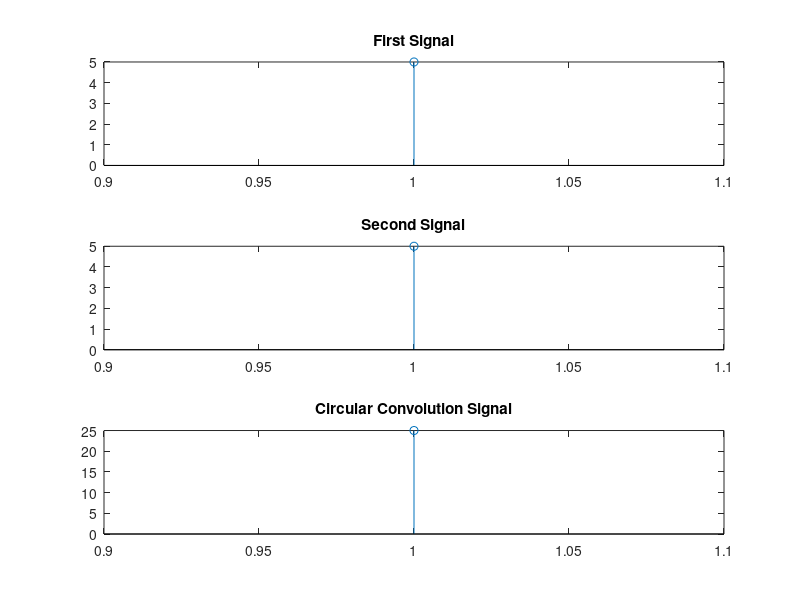

Write MATLAB code to recreate this figure.
%Author - Athashree Patil
%Date Created = 09/02/2024

%% Linear Convolution
x = input("Enter first signal: ");
x_offset = input("Enter zeroth position of x: ");


h = input("Enter second signal: ");
h_offset = input("Enter zeroth position of h: ");


N = length(x) + length(h) - 1; 

x_pad = [x, zeros(1, N - length(x))];
h_pad = [h, zeros(1, N - length(h))];

X = fft(x_pad);
H = fft(h_pad);

Y = X.*H;

y = ifft(Y);

y_offset = x_offset + h_offset - 1;

disp('Linear Convolution Result:');
disp(y);

n1 = -x_offset +1 : length(x)-x_offset;
subplot(3,1,1);
stem(n1,x);
title('First Signal')

n2 = -h_offset +1 : length(h)-h_offset;
subplot(3,1,2);
stem(n2,h);
title('Second Signal')

n3 = -y_offset + 1:length(y)-y_offset;
subplot(3,1,3);
stem(n3, y);
title('Linear Convolution')


%% Circular Convolution

x = input("Enter first signal: ");
h = input("Enter second signal: ");

disp(length(x));
disp(length(h));

if (length(x) > length(h))

    N = length(x);

elseif (length(x) < length(h))

    N = length(h);

else 

    N = length(h);

end

disp(N);


if (N > length(x))

    padded_x = [x, zeros(1, N - length(x))];

elseif (N < length(x))

    error('The first sequence should be less than or equal to N');

else

    padded_x = x;
end

N = length(padded_x);
disp(N);

if(N > length(h))

    padded_h = [h, zeros(1, N - length(h))];

elseif (N < length(h))

    error('The second sequence should be less than or equal to N');

else

    padded_h = h;

end

N = length(padded_h);
disp(N);

disp(length(padded_h));
disp(length(padded_x));

X = fft(padded_x);
H = fft(padded_h);

Y = X.* H;

result = ifft(Y);

disp('Circular Convolution Result:');
disp(result);

subplot(3,1,1);
stem(1:length(padded_x), padded_x);
title('First Signal');

subplot(3,1,2);
stem(1:length(padded_h), padded_h);
title('Second Signal');

subplot(3,1,3);
stem(1:length(result), real(result));
title('Circular Convolution Signal');



